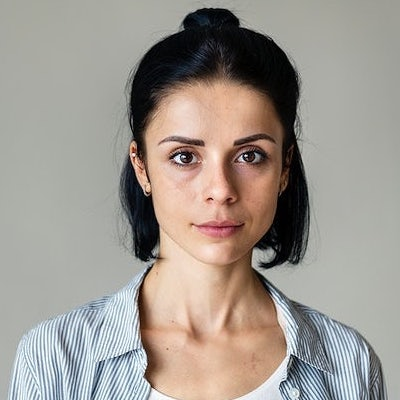
#> input picture face1.jpg, 400 x 400 px
$ python -i filters.py   (imports and definitions only)
#> lines starting #> are read from the running program, lines starting #| are printed output that depends on the picture
#> further down, picture is the input picture: shape (400, 400, 3); mean B, G, R 143.9, 151.2, 158.4
"""
Author      : Atharva Tidke
Description : Image processing coursework
"""

import cv2
import math
import numpy as np
from colorsys import hls_to_rgb
from scipy.interpolate import UnivariateSpline


# Display image
# If you would like to save the processed images set save to True
def show(title, img, save=False):
    cv2.imshow(title, img)
    cv2.waitKey()

    if save:
        cv2.imwrite(title + '.jpg', img)


"""
------------------------------------------------------------------------------------
   Problem 1
------------------------------------------------------------------------------------
"""
# Generate array of specified length with colours of the raindow
# [30 lines left out: functions getRainbow, getMask, not called in this run]


"""
Problem 1 Parameters

img     : Input image as a numpy array
darkCf  : Darkening coefficient, float in range 0 to 1
blendCf : Blending coefficient, float in range 0 to 1
mode    : Type of light leak, string, "simple" or "rainbow"

"""
# [18 lines left out: function problem1, not called in this run]


"""
------------------------------------------------------------------------------------
   Problem 2
------------------------------------------------------------------------------------
"""
# bilinear interpolation on the pint x,y in mat
# [58 lines left out: functions smoothNoise, motionBlur, addNoise, texture, not called in this run]


"""
Problem 2 Parameters

img         : Input image as a numpy array
blendCf     : Blending coefficient, float in range 0 to 1
strokeLen   : Length of the pencil stroke, a positive non-zero integer
mode        : Type of light leak, string, "simple" or "colour"
hex         : Hex value of the desired colour for the output sketch in colour mode

"""
# [51 lines left out: function problem2, not called in this run]


"""
------------------------------------------------------------------------------------
   Problem 3
------------------------------------------------------------------------------------
"""
# Median filter (1 channel)
def medianFilter(img, k):
    width, height = img.shape
    output = img.copy()
    window = np.zeros(k * k)
    edge = math.floor(k / 2)
    for x in range(edge, width - edge):
        for y in range(edge, height - edge):
            i = 0
            for fx in range(k):
                for fy in range(k):
                    window[i] = img[x + fx - edge, y + fy - edge]
                    i = i + 1
            window = np.sort(window)
            output[x, y] = window[(k * k) // 2]

    return output.astype('uint8')


# Median filter (for 3 channels)
def median3D(img, k):
#> called with k = 3
    b, g, r = cv2.split(img)
    b = medianFilter(b, k)
#> after the loop in medianFilter, `for x in range(edge, width - edge):`:
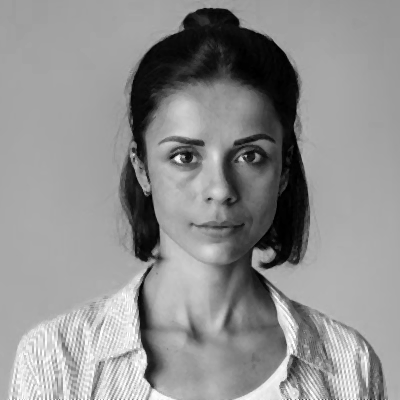
#> output: shape (400, 400); min 0, max 255, mean 144.1
#> after the loop in medianFilter, `for x in range(edge, width - edge):`: window = [174, 176, 176, 177, 177, 179, 179, 179, 179]
    g = medianFilter(g, k)
#> call 2 of medianFilter, with k = 3
#> after the loop in medianFilter (call 2), `for x in range(edge, width - edge):`:
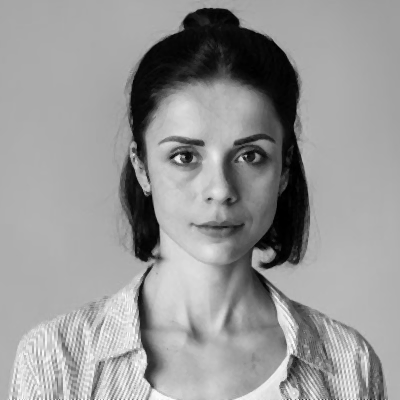
#> output: shape (400, 400); min 0, max 255, mean 151.4
#> after the loop in medianFilter (call 2), `for x in range(edge, width - edge):`: window = [180, 180, 180, 180, 180, 180, 180, 180, 180]
    r = medianFilter(r, k)
#> call 3 of medianFilter, with k = 3
#> after the loop in medianFilter (call 3), `for x in range(edge, width - edge):`:
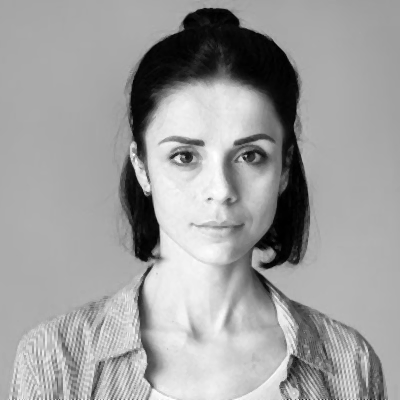
#> output: shape (400, 400); min 0, max 255, mean 158.6
#> after the loop in medianFilter (call 3), `for x in range(edge, width - edge):`: window = [175, 175, 175, 178, 178, 178, 178, 178, 178]
    return cv2.merge((b, g, r))


def createLUT(x, y):
    spl = UnivariateSpline(x, y)
    return spl(np.arange(0, 256))


def curveFilter(img):
    blue, green, red = cv2.split(img)

    increase = createLUT([0, 64, 128, 192, 256], [0, 75, 145, 215, 256])
    increase_slow = createLUT([0, 64, 128, 192, 256], [0, 60, 120, 190, 256])

    # Apply colour curve
    red = cv2.LUT(red, increase).astype('uint8')
    blue = cv2.LUT(blue, increase_slow).astype('uint8')

    # [6 lines of commented-out code are left out]

    return cv2.merge((blue, green, red))


def CLAHE(img, clipLim=0.8, tileSize=5):
#> called with clipLim = 0.8, tileSize = 5
    blue, green, red = cv2.split(img)

    clahe = cv2.createCLAHE(
        clipLimit=clipLim, tileGridSize=(tileSize, tileSize))

    blue = clahe.apply(blue)
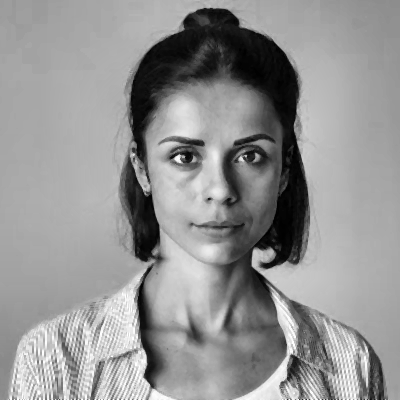
#> blue: shape (400, 400); min 1, max 255, mean 146.8
    green = clahe.apply(green)
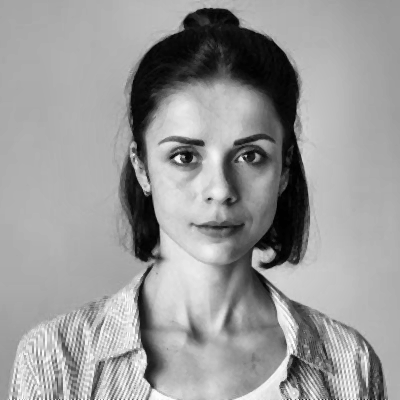
#> green: shape (400, 400); min 1, max 255, mean 153.4
    red = clahe.apply(red)

    return cv2.merge((blue, green, red))


"""
Problem 3 Parameters

img     : Input image as a numpy array
blur    : Amount of blur to be applied to the input image, a positive non-zero integer

"""
def problem3(img, blur=3):
    filtered = median3D(img, blur)
    equalised = CLAHE(filtered)
    curved = curveFilter(equalised)
#> in curveFilter, `red = cv2.LUT(red, increase).astype('uint8')`:
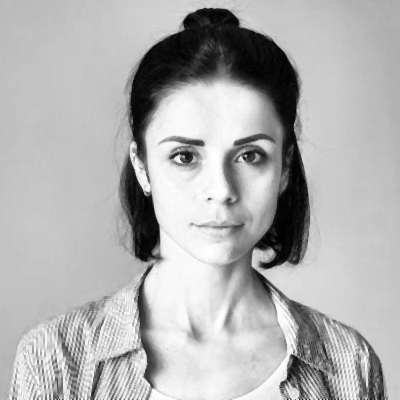
#> red: shape (400, 400); min 1, max 255, mean 176.3
#> in curveFilter, `return cv2.merge((blue, green, red))`:
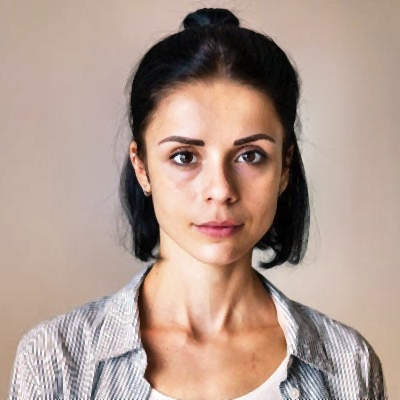
#> returned value: shape (400, 400, 3); mean of channels 0, 1, 2 142.2, 153.4, 176.3; drawn as B, G, R
    show("After applying median blur", filtered)
    show("After applying CLAHE", equalised)
    show("A hint of Autumn", curved)


"""
------------------------------------------------------------------------------------
   Problem 4
------------------------------------------------------------------------------------
"""
# Low pass filter using Box blur


# [52 lines left out: functions lowPassFilter, swirl, not called in this run]


"""
Problem 4 Parameters

img         : Input image as a numpy array
strength    : Strength of the swirl, float
radius      : Swirl radius, integer

"""
# [11 lines left out: function problem4, not called in this run]


"""
------------------------------------------------------------------------------------
   Run the program here
------------------------------------------------------------------------------------
"""

# [14 lines not run here, left out]

>>> import cv2
>>> picture = cv2.imread('face1.jpg')
>>> result = problem3(picture)

$ run again, on face2.jpg
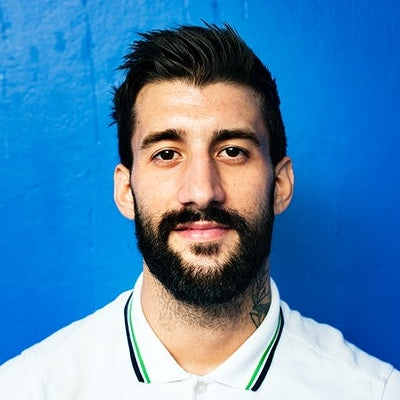
#> input picture face2.jpg, 400 x 400 px
#> picture is the input picture: shape (400, 400, 3); mean B, G, R 176.8, 133.1, 78.9
#> in median3D, `b, g, r = cv2.split(img)`:
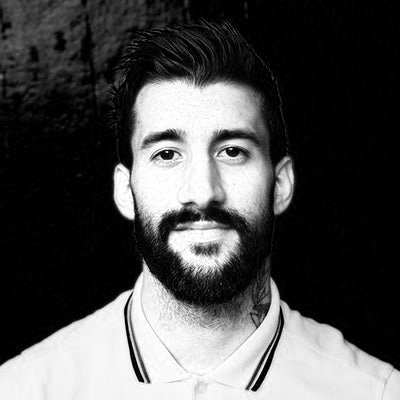
#> r: shape (400, 400); min 0, max 255, mean 78.9
#> after the loop in medianFilter, `for x in range(edge, width - edge):`: window = [237, 237, 237, 237, 237, 238, 238, 239, 239]
#> in curveFilter, `return cv2.merge((blue, green, red))`:
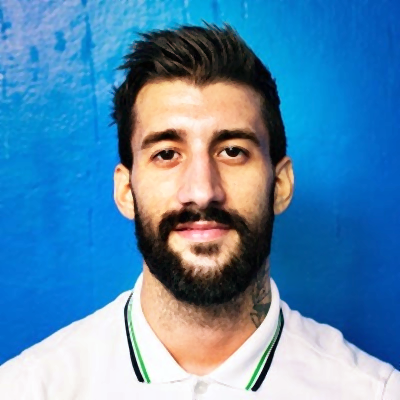
#> returned value: shape (400, 400, 3); mean of channels 0, 1, 2 174.2, 136.9, 87; drawn as B, G, R
